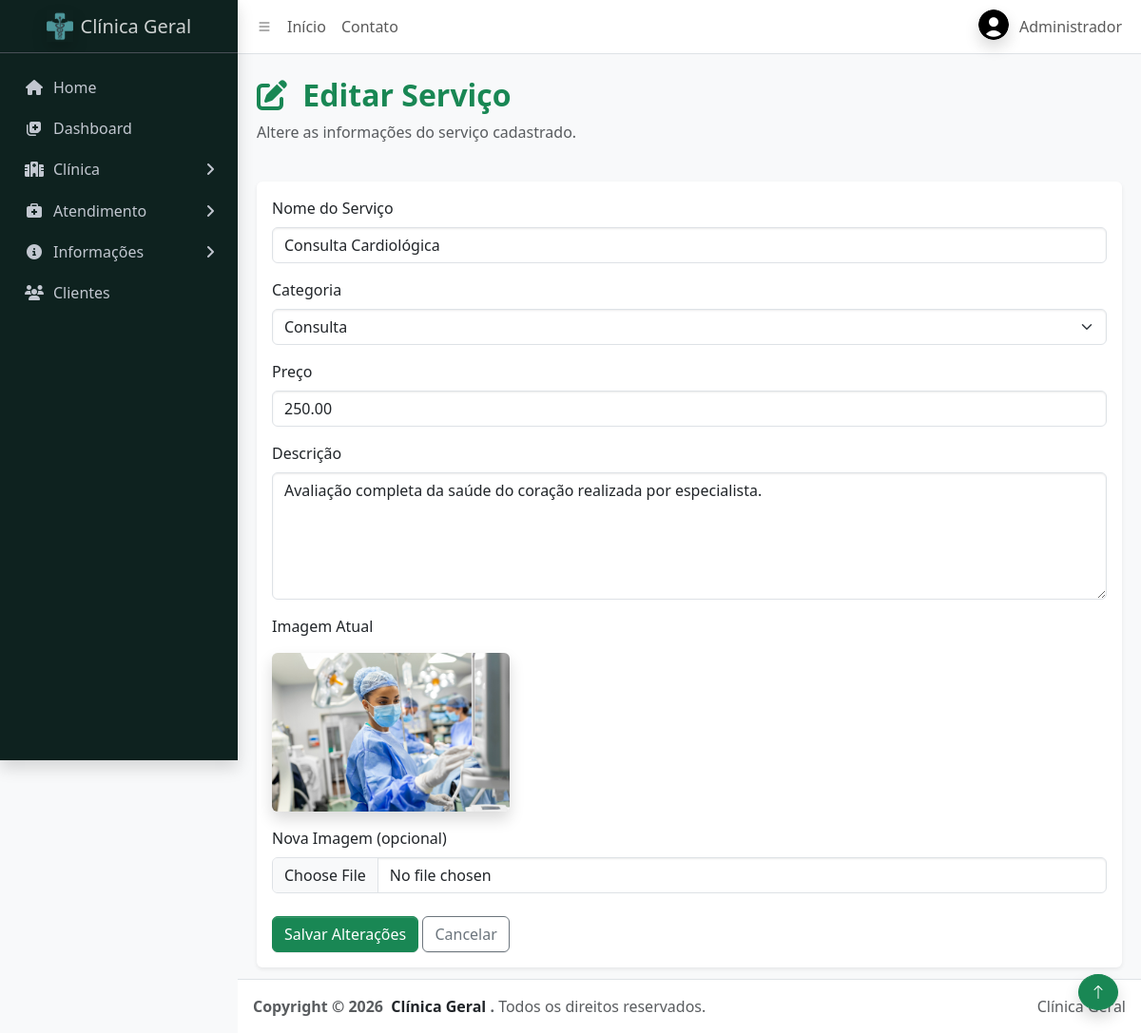
The page /admin/editar_servico.php?id=1 (signed in) on the database its author committed.
### tables this page shows
CREATE TABLE usuarios (
    id INT AUTO_INCREMENT PRIMARY KEY,

    nome VARCHAR(120) NOT NULL,
    cpf VARCHAR(14) UNIQUE NOT NULL,
    email VARCHAR(150) NOT NULL UNIQUE,
    telefone VARCHAR(20),

    cep VARCHAR(9),
    endereco VARCHAR(150),
    numero VARCHAR(10),
    bairro VARCHAR(100),
    cidade VARCHAR(100),
    estado CHAR(2),

    foto VARCHAR(255) DEFAULT 'assets/img/padrao.png',

    senha VARCHAR(255) NOT NULL,
    tipo ENUM('admin','cliente') NOT NULL DEFAULT 'cliente',

    criado_em TIMESTAMP DEFAULT CURRENT_TIMESTAMP
);

CREATE TABLE servicos (
    id INT AUTO_INCREMENT PRIMARY KEY,
    nome VARCHAR(120) NOT NULL,
    categoria ENUM('consulta','exame','cirurgia') NOT NULL,
    descricao TEXT NOT NULL,
    preco DECIMAL(10,2) NOT NULL,
    imagem VARCHAR(255) NOT NULL,
    status ENUM('ativo','inativo') NOT NULL DEFAULT 'ativo',
    criado_em TIMESTAMP DEFAULT CURRENT_TIMESTAMP
);

### auth/funcs.php (called while the page is built, shortened)
<?php
function url_path(string $relativePath): string
{
    return '/ClinicaPHP/' . ltrim($relativePath, '/');
}
function foto_usuario_url(?string $foto): string
{
    $caminhoFoto = $foto ?: 'assets/img/padrao.png';
    $url = url_path($caminhoFoto);
    $arquivoFoto = __DIR__ . '/../' . ltrim($caminhoFoto, '/');
    if (is_file($arquivoFoto)) {
        $url .= '?v=' . filemtime($arquivoFoto);
    }
    return $url;
}
function usuario_logado(): bool
{
    return !empty($_SESSION['usuario_id']);
 }
function usuario(): array
{
    return [
        'id' => $_SESSION['usuario_id'] ?? null,
        'nome' => $_SESSION['nome'] ?? '',
        'tipo' => $_SESSION['tipo'] ?? '',
        'foto' => $_SESSION['foto'] ?? '',
    ];
}
function is_admin(): bool
{
    return usuario_logado() && ($_SESSION['tipo'] ?? '') === 'admin';
}
function esc(string $valor): string
{
    return htmlspecialchars($valor, ENT_QUOTES, 'UTF-8');
}

### database/usuarios/usuario_funcs.php (called while the page is built, shortened)
<?php
require_once __DIR__ . '/../conexao.php';
function buscar_usuario_por_id(int $id): ?array
{
    global $conexao;
    $sql = 'SELECT * FROM usuarios WHERE id = :id LIMIT 1';
    $stmt = $conexao->prepare($sql);
    $stmt->execute([
        'id' => $id
    ]);
    $usuario = $stmt->fetch(PDO::FETCH_ASSOC);
    return $usuario ?: null;
}

### database/servicos/servicos_funcs.php (called while the page is built, shortened)
<?php
require_once __DIR__ . '/../conexao.php';
function buscar_servico_por_id(int $id): ?array
{
    global $conexao;
    $sql = "SELECT id, nome, categoria, descricao, preco, imagem, status
            FROM servicos
            WHERE id = :id
            LIMIT 1";
    $stmt = $conexao->prepare($sql);
    $stmt->execute([
        'id' => $id
    ]);
    $servico = $stmt->fetch(PDO::FETCH_ASSOC);
    return $servico ?: null;
}

### admin/editar_servico.php (the view, shortened to what this page needs)
<?php
require_once __DIR__ . '/../database/servicos/servicos_funcs.php';
$id = filter_input(INPUT_GET, 'id', FILTER_VALIDATE_INT);
$servico = buscar_servico_por_id($id);
require_once __DIR__ . '/../partials/header.php';
?>
<main class="app-main">
    <div class="app-content mt-4">
        <div class="container">
            <div class="row mb-4">
                <div class="col-12">
                    <h2 class="fw-bold text-success">
                        <i class="fas fa-edit me-2"></i>
                        Editar Serviço
                    </h2>
                    <p class="text-muted">Altere as informações do serviço cadastrado.</p>
                </div>
            </div>
            <div class="card shadow-sm border-0">
                <div class="card-body">
                    <form
                        action="<?= esc(url_path('database/servicos/atualizar_servico.php')) ?>"
                        method="POST"
                        enctype="multipart/form-data">
                        <div class="mb-3">
                            <label class="form-label">Nome do Serviço</label>
                            <input
                                type="text"
                                name="nome"
                                class="form-control"
                                value="<?= esc($servico['nome']) ?>"
                                required>
                        </div>
                        <div class="mb-3">
                            <label class="form-label">Categoria</label>
                            <select name="categoria" class="form-select" required>
                                <option value="consulta" <?= $servico['categoria'] === 'consulta' ? 'selected' : '' ?>>Consulta</option>
                            </select>
                        </div>
                        <div class="mb-3">
                            <label class="form-label">Preço</label>
                            <input
                                type="number"
                                name="preco"
                                class="form-control"
                                min="0.01"
                                step="0.01"
                                value="<?= esc((string) $servico['preco']) ?>"
                                required>
                        </div>
                        <div class="mb-3">
                            <label class="form-label">Descrição</label>
                            <textarea
                                name="descricao"
                                rows="5"
                                class="form-control"
                                required><?= esc($servico['descricao']) ?></textarea>
                        </div>
                        <div class="mb-3">
                            <label class="form-label">Imagem Atual</label>
                            <div class="mt-2">
                                <img
                                    src="<?= esc(url_path($servico['imagem'])) ?>"
                                    alt="<?= esc($servico['nome']) ?>"
                                    class="img-fluid rounded shadow"
                                    style="max-width: 250px;">
                            </div>
                        </div>
                        <div class="mb-4">
                            <label class="form-label">Nova Imagem (opcional)</label>
                            <input
                                type="file"
                                name="imagem"
                                class="form-control"
                                accept=".jpg,.jpeg,.png,.webp">
                        </div>
                        <button type="submit" class="btn btn-success">
                            Salvar Alterações
                        </button>
                        <a href="<?= esc(url_path('admin/servicos.php')) ?>" class="btn btn-outline-secondary">
                            Cancelar
                        </a>
                    </form>
                </div>
            </div>
        </div>
    </div>
</main>
<?php require_once __DIR__ . '/../partials/footer.php'; ?>

### partials/header.php (shortened to what this page needs)
<?php
require_once __DIR__ . '/../auth/funcs.php';
require_once __DIR__ . '/../database/usuarios/usuario_funcs.php';
$usuario = usuario();
if (usuario_logado()) {
    $usuarioAtualizado = buscar_usuario_por_id((int) $usuario['id']);
    if ($usuarioAtualizado) {
        $usuario = usuario();
    }
}
$fotoPerfil = 'assets/img/padrao.png';
if (
    usuario_logado() &&
    isset($usuario['foto']) &&
    !empty($usuario['foto'])
) {
    $fotoPerfil = $usuario['foto'];
}
?>
<!DOCTYPE html>
<html lang="pt-br">
<head>
    <link rel="stylesheet" href="<?= esc(url_path('css/adminlte.css')) ?>">
    <link rel="stylesheet" href="<?= esc(url_path('css/meucss.css')) ?>">
    <link rel="stylesheet" href="https://cdn.jsdelivr.net/npm/@fontsource/source-sans-3@5.0.12/index.css">
    <link rel="stylesheet" href="https://cdn.jsdelivr.net/npm/overlayscrollbars@2.11.0/styles/overlayscrollbars.min.css">
    <link rel="stylesheet" href="https://cdn.jsdelivr.net/npm/bootstrap-icons@1.13.1/font/bootstrap-icons.min.css">
    <link href="https://cdn.jsdelivr.net/npm/bootstrap@5.3.3/dist/css/bootstrap.min.css" rel="stylesheet">
    <link rel="stylesheet" href="https://cdnjs.cloudflare.com/ajax/libs/font-awesome/6.5.1/css/all.min.css">
</head>
<body class="layout-fixed sidebar-expand-lg sidebar-open bg-body-tertiary">
    <div class="app-wrapper">
        <nav class="app-header navbar navbar-expand bg-body">
            <div class="container-fluid">
                <ul class="navbar-nav">
                    <li class="nav-item">
                        <a class="nav-link" data-lte-toggle="sidebar" href="#" role="button">
                            <i class="bi bi-list"></i>
                        </a>
                    </li>
                    <li class="nav-item d-none d-md-block">
                        <a href="<?= esc(url_path('paginas/index.php')) ?>" class="nav-link">Início</a>
                    </li>
                    <li class="nav-item d-none d-md-block">
                        <a href="<?= esc(url_path('paginas/contato.php')) ?>" class="nav-link">Contato</a>
                    </li>
                </ul>
                <ul class="navbar-nav ms-auto">
                    <li class="nav-item dropdown user-menu">
                        <a href="#" class="nav-link dropdown-toggle" data-bs-toggle="dropdown">
                            <img src="<?= esc(foto_usuario_url($fotoPerfil)) ?>" class="user-image rounded-circle shadow" alt="Foto do usuário">
                            <span class="d-none d-md-inline">
                                <?= usuario_logado() ? esc($usuario['nome']) : 'Usuário' ?>
                            </span>
                        </a>
                    </li>
                </ul>
            </div>
        </nav>
        <aside class="app-sidebar cg-bg-primaria shadow" data-bs-theme="dark">
            <div class="sidebar-brand">
                <a href="<?= esc(url_path('paginas/index.php')) ?>" class="brand-link">
                    <img src="<?= esc(url_path('assets/img/logo-clinica.png')) ?>" alt="Clinica Logo" class="brand-image opacity-10 shadow">
                    <span class="brand-text fw-light">Clínica Geral</span>
                </a>
            </div>
            <div class="sidebar-wrapper">
                <nav class="mt-2">
                    <ul class="nav sidebar-menu flex-column" data-lte-toggle="treeview" role="navigation" data-accordion="false" id="navigation">
                        <li class="nav-item">
                            <a href="<?= esc(url_path('paginas/index.php')) ?>" class="nav-link">
                                <i class="nav-icon fas fa-home"></i>
                                <p>Home</p>
                            </a>
                        </li>
                        <?php if (is_admin()): ?>
                            <li class="nav-item">
                                <a href="<?= esc(url_path('admin/dashboard.php')) ?>" class="nav-link">
                                    <i class="nav-icon fas fa-notes-medical"></i>
                                    <p>Dashboard</p>
                                </a>
                            </li>
                        <?php endif; ?>
                        <li class="nav-item">
                            <a href="#" class="nav-link">
                                <i class="nav-icon fas fa-hospital"></i>
                                <p>
                                    Clínica
                                </p>
                            </a>
                        </li>
                        <li class="nav-item">
                            <a href="#" class="nav-link">
                                <i class="nav-icon fas fa-briefcase-medical"></i>
                                <p>
                                    Atendimento
                                </p>
                            </a>
                        </li>
                        <li class="nav-item">
                            <a href="#" class="nav-link">
                                <i class="nav-icon fas fa-circle-info"></i>
                                <p>
                                    Informações
                                </p>
                            </a>
                        </li>
                        <li class="nav-item">
                            <a href="<?= esc(url_path('paginas/clientes.php')) ?>" class="nav-link">
                                <i class="nav-icon fas fa-users"></i>
                                <p>Clientes</p>
                            </a>
                        </li>
                    </ul>
                </nav>
            </div>
        </aside>

### css/meucss.css (style rules this page uses)
:root { --cg-azul-turquesa: #0e221f; --cg-ciano: #68b8b4; }
.cg-bg-primaria { background-color: var(--cg-azul-turquesa) !important; }

### rows shown on the page
usuarios: foto (picture), nome "Administrador"
servicos: nome "Consulta Cardiológica", categoria "Consulta", preco "250.00", descricao "Avaliação completa da saúde do coração realizada por especialista.", imagem (picture)
